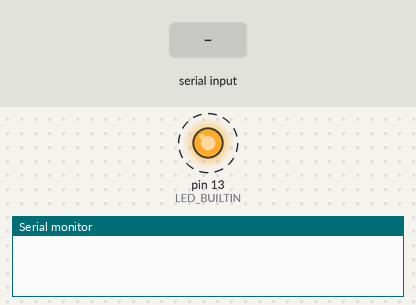
This sketch was run on a simulated Arduino Uno, built with avr-gcc and run on an emulated ATmega328P. Shown: output pins drawn as LEDs (lit = HIGH), the last lines printed to the serial monitor. Dashed ring = blinking. The inputs (shaded band) are chosen by the test bench.

Above: at 1.06 s.
1.3 s: "s90\n" received over Serial
3.8 s: "5\n" received over Serial
At 6.0 s:
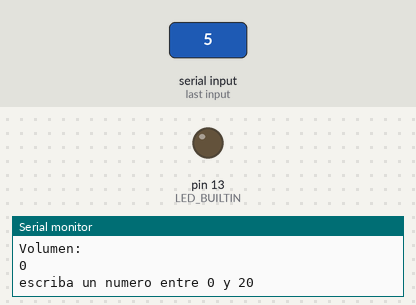
6.3 s: "90,45\n" received over Serial
At 8.1 s:
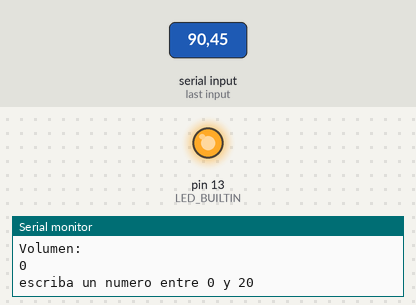
8.8 s: "30,150\n" received over Serial
At 11.2 s:
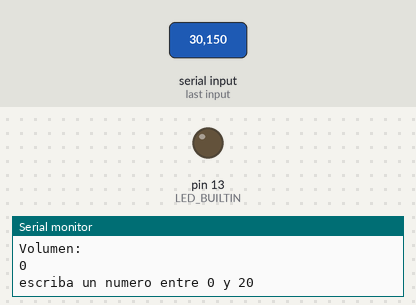
Timing chart, 0 to 12.3 s (numbered marks = the images above; inputs shaded):
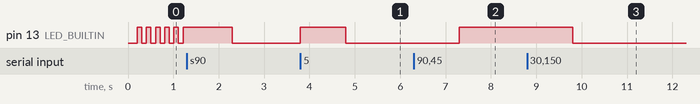

Measured:
- after the input at 3.8 s, pin 13 (LED_BUILTIN): LOW → HIGH at once, → LOW 1.0 s later
- after the input at 6.3 s, pin 13 (LED_BUILTIN): LOW → HIGH after 1.0 s
- after the input at 8.8 s, pin 13 (LED_BUILTIN): HIGH → LOW after 1.0 s

The sketch:

paraElMicro.ino
```cpp
void task()
{
    enum class TaskStates
    {
        INIT,
        WAIT_INIT,
        SEND_EVENT,
        VARIABLE_CHANGE
    };
    static TaskStates taskState = TaskStates::INIT;
    uint32_t volumen[] ={0, 1, 2, 3, 4, 5, 6, 7, 8, 9, 10, 11, 12, 13, 14, 15, 16, 17, 18, 19, 20};
    static uint32_t toPrint = 0;
    static bool sigue = false;


    switch (taskState)
    {
        case TaskStates::INIT:
        {
            Serial.begin(115200);
            taskState = TaskStates::WAIT_INIT;
            break;
        }
        case TaskStates::WAIT_INIT:
        {
          if (Serial.available()>0)
          {
            const char c = Serial.read();
            if (c == 's')
            {
              Serial.println("dijo si");
              taskState = TaskStates::VARIABLE_CHANGE;
            }
          }
            break;
        }
        case TaskStates::VARIABLE_CHANGE:
        {
          Serial.println("escriba un numero entre 0 y 20");
          while(sigue==false){

          if (Serial.available() > 0)
            {
              uint32_t input = Serial.parseInt();
              if(input < 0 || input > 20)
              {
                Serial.println("debe estar entre 0 y 20");
              }
              else
              {
              for(int i = 0; i < 21; i++)
              {
                if (input == i)
                {
                  toPrint=volumen[i];
                  Serial.println("si dio");
                  sigue=true;
                  taskState = TaskStates::SEND_EVENT;
                }
              }
              }
            }
          }
          break;
        }
        case TaskStates::SEND_EVENT:
        {
          Serial.println("Volumen: ");
          Serial.println(toPrint);
           sigue=false;
          taskState = TaskStates::VARIABLE_CHANGE;
          break;
        }
        default:
        {
            break;
        }
    }
}

void setup()
{
  pinMode(LED_BUILTIN, OUTPUT);
    task();
}

void loop()
{
  static bool ledState = true;
  uint32_t currentTime = millis();
  static uint32_t previousTime = 0;

  if( (currentTime - previousTime) > 100){
    previousTime = currentTime;
    ledState = !ledState;
    digitalWrite(LED_BUILTIN, ledState);
  }
  task();
}
```
